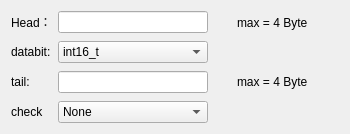
<?xml version="1.0" encoding="UTF-8"?>
<ui version="4.0">
 <class>Agreement</class>
 <widget class="QWidget" name="Agreement">
  <property name="geometry">
   <rect>
    <x>0</x>
    <y>0</y>
    <width>350</width>
    <height>126</height>
   </rect>
  </property>
  <property name="maximumSize">
   <size>
    <width>500</width>
    <height>126</height>
   </size>
  </property>
  <property name="windowTitle">
   <string>Form</string>
  </property>
  <layout class="QHBoxLayout" name="horizontalLayout">
   <item>
    <widget class="QWidget" name="widget" native="true">
     <property name="maximumSize">
      <size>
       <width>220</width>
       <height>16777215</height>
      </size>
     </property>
     <layout class="QFormLayout" name="formLayout">
      <property name="horizontalSpacing">
       <number>6</number>
      </property>
      <property name="verticalSpacing">
       <number>8</number>
      </property>
      <property name="leftMargin">
       <number>0</number>
      </property>
      <property name="topMargin">
       <number>0</number>
      </property>
      <property name="rightMargin">
       <number>0</number>
      </property>
      <property name="bottomMargin">
       <number>0</number>
      </property>
      <item row="0" column="0">
       <widget class="QLabel" name="label_2">
        <property name="maximumSize">
         <size>
          <width>100</width>
          <height>16777215</height>
         </size>
        </property>
        <property name="text">
         <string>Head：</string>
        </property>
       </widget>
      </item>
      <item row="0" column="1">
       <widget class="QLineEdit" name="head_edit">
        <property name="maximumSize">
         <size>
          <width>150</width>
          <height>16777215</height>
         </size>
        </property>
       </widget>
      </item>
      <item row="1" column="0">
       <widget class="QLabel" name="label_3">
        <property name="maximumSize">
         <size>
          <width>100</width>
          <height>16777215</height>
         </size>
        </property>
        <property name="text">
         <string>databit:</string>
        </property>
       </widget>
      </item>
      <item row="1" column="1">
       <widget class="QComboBox" name="databit">
        <property name="maximumSize">
         <size>
          <width>150</width>
          <height>16777215</height>
         </size>
        </property>
        <property name="currentIndex">
         <number>1</number>
        </property>
        <item>
         <property name="text">
          <string>int8_t</string>
         </property>
        </item>
        <item>
         <property name="text">
          <string>int16_t</string>
         </property>
        </item>
        <item>
         <property name="text">
          <string>int32_t</string>
         </property>
        </item>
        <item>
         <property name="text">
          <string>float</string>
         </property>
        </item>
       </widget>
      </item>
      <item row="2" column="0">
       <widget class="QLabel" name="label_4">
        <property name="maximumSize">
         <size>
          <width>100</width>
          <height>16777215</height>
         </size>
        </property>
        <property name="text">
         <string>tail:</string>
        </property>
       </widget>
      </item>
      <item row="2" column="1">
       <widget class="QLineEdit" name="tailedit">
        <property name="maximumSize">
         <size>
          <width>150</width>
          <height>16777215</height>
         </size>
        </property>
       </widget>
      </item>
      <item row="3" column="0">
       <widget class="QLabel" name="label_5">
        <property name="maximumSize">
         <size>
          <width>100</width>
          <height>16777215</height>
         </size>
        </property>
        <property name="text">
         <string>check</string>
        </property>
       </widget>
      </item>
      <item row="3" column="1">
       <widget class="QComboBox" name="checkmode">
        <property name="maximumSize">
         <size>
          <width>150</width>
          <height>16777215</height>
         </size>
        </property>
        <item>
         <property name="text">
          <string>None</string>
         </property>
        </item>
        <item>
         <property name="text">
          <string>校验和</string>
         </property>
        </item>
       </widget>
      </item>
     </layout>
    </widget>
   </item>
   <item>
    <widget class="QWidget" name="widget_2" native="true">
     <layout class="QVBoxLayout" name="verticalLayout">
      <property name="leftMargin">
       <number>0</number>
      </property>
      <property name="topMargin">
       <number>0</number>
      </property>
      <property name="rightMargin">
       <number>0</number>
      </property>
      <property name="bottomMargin">
       <number>0</number>
      </property>
      <item>
       <widget class="QLabel" name="label">
        <property name="text">
         <string>max = 4 Byte</string>
        </property>
       </widget>
      </item>
      <item>
       <widget class="QLabel" name="label_7">
        <property name="text">
         <string/>
        </property>
       </widget>
      </item>
      <item>
       <widget class="QLabel" name="label_8">
        <property name="text">
         <string>max = 4 Byte</string>
        </property>
       </widget>
      </item>
      <item>
       <widget class="QLabel" name="label_6">
        <property name="text">
         <string/>
        </property>
       </widget>
      </item>
     </layout>
    </widget>
   </item>
  </layout>
 </widget>
 <resources/>
 <connections/>
</ui>
